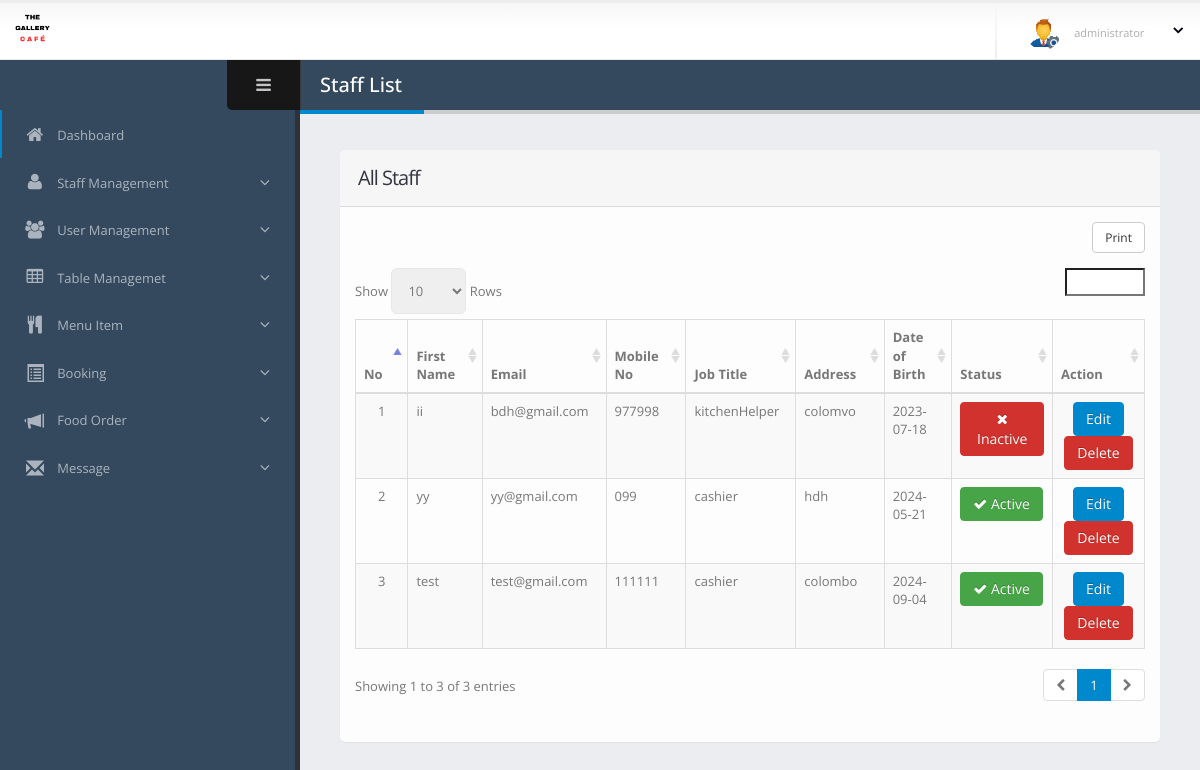
Before: /dashboard/staff-manage.php (signed in) with the older database file.
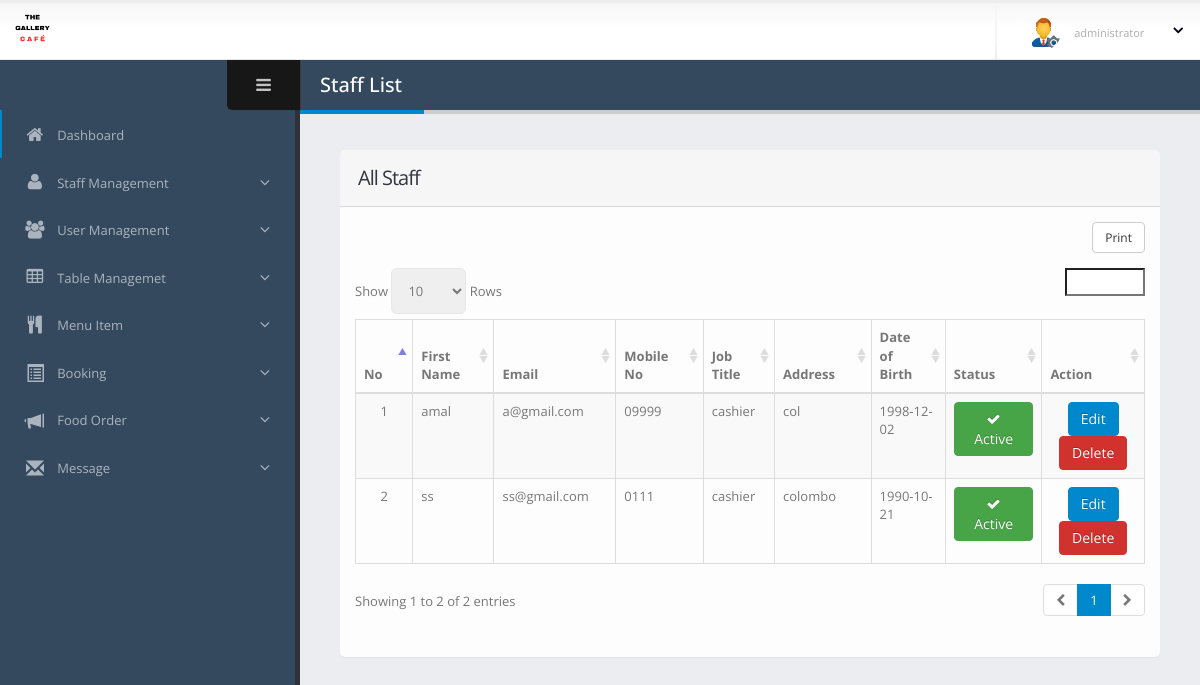
After: the same page with the newer database file.
### tables this page shows
CREATE TABLE `staff` (
  `empId` int(11) NOT NULL,
  `firstName` varchar(100) DEFAULT NULL,
  `lastName` varchar(100) DEFAULT NULL,
  `email` varchar(100) DEFAULT NULL,
  `jobTitle` varchar(50) DEFAULT NULL,
  `mobileNo` varchar(15) DEFAULT NULL,
  `addr` varchar(255) DEFAULT NULL,
  `nic` varchar(20) DEFAULT NULL,
  `dob` date DEFAULT NULL,
  `password` varchar(255) DEFAULT NULL,
  `photo` varchar(255) DEFAULT NULL,
  `status` int(10) NOT NULL
);

### dashboard/staff-manage.php (the view, shortened to what this page needs)
<?php include 'main/header.php';
?>
<body>
    <section class="body">
        <?php include 'main/top-bar.php'; ?>
        <div class="inner-wrapper">
            <?php include 'main/left-bar.php'; ?>
            <section role="main" class="content-body">
                <header class="page-header">
                    <h2>Staff List</h2>
                </header>
                <section class="panel">
                    <header class="panel-heading">
                        <h2 class="panel-title">All Staff</h2>
                    </header>
                    <div class="panel-body">
						<table class="table table-bordered table-striped mb-none" id="datatable-tabletools" data-swf-path="assets/vendor/jquery-datatables/extras/TableTools/swf/.swf">
                            <thead>
                                <tr>
                                    <th>No</th>
                                    <th>First Name</th>
                                    <th>Email</th>
                                    <th>Mobile No</th>
                                    <th>Job Title</th>
                                    <th>Address</th>
                                    <th>Date of Birth</th>
                                    <th>Status</th>
                                    <th class="hidden-phone">Action</th>
                                </tr>
                            </thead>
                            <tbody>
                                <?php
                                $con = connect();
                                $sql = "SELECT * FROM `staff`;";
                                $result = $con->query($sql);
                                $count = 1;
                                foreach ($result as $r) {
                                ?>
                                <tr class="gradeX">
                                    <td class="center hidden-phone"><?php echo $count; ?></td>
                                    <td><?php echo $r['firstName']; ?></td>
                                    <td><?php echo $r['email']; ?></td>
                                    <td><?php echo $r['mobileNo']; ?></td>
                                    <td><?php echo $r['jobTitle']; ?></td>
                                    <td><?php echo $r['addr']; ?></td>
                                    <td><?php echo $r['dob']; ?></td>
                                    <td id="status-<?php echo $r['empId']; ?>">
                                        <button class="btn
                                            <?php
                                                if ($r['status'] == 1) {
                                                    echo 'btn-success';
                                                } elseif ($r['status'] == 9) {
                                                    echo 'btn-danger';
                                                } elseif ($r['status'] == 0) {
                                                    echo 'btn-warning';
                                                }
                                            ?> btn-toggle"
                                            onclick="confirmToggle(<?php echo $r['empId']; ?>, <?php echo $r['status']; ?>)">
                                            <i class="fa
                                                <?php
                                                    if ($r['status'] == 1) {
                                                        echo 'fa-check';
                                                    } elseif ($r['status'] == 9) {
                                                        echo 'fa-times';
                                                    } else {
                                                        echo 'fa-clock';
                                                    }
                                                ?>"></i>
                                            <?php
                                                if ($r['status'] == 1) {
                                                    echo " Active";
                                                } elseif ($r['status'] == 9) {
                                                    echo " Inactive";
                                                } else {
                                                    echo " Pending";
                                                }
                                            ?>
                                        </button>
                                    </td>
                                    <td class="center hidden-phone">
                                        <a href="staff-edit.php?id=<?php echo $r['empId']; ?>" class="btn btn-primary">Edit</a>
                                        <a href="staff-delete.php?empId=<?php echo $r['empId']; ?>"" class="btn btn-danger" onclick="return confirm('Are you sure?');">Delete</a>
                                    </td>
                                </tr>
                                <?php $count++; } ?>
                            </tbody>
                        </table>
                    </div>
                </section>
            </section>
        </div>
    </section>
</body>
</html>

### dashboard/main/header.php (shortened to what this page needs)
<!doctype html>
<html class="fixed">
	<head>
		<link rel="stylesheet" href="assets/vendor/bootstrap/css/bootstrap.css" />
		<link rel="stylesheet" href="assets/vendor/font-awesome/css/font-awesome.css" />
		<link rel="stylesheet" href="assets/vendor/magnific-popup/magnific-popup.css" />
		<link rel="stylesheet" href="assets/vendor/bootstrap-datepicker/css/datepicker3.css" />
		<link rel="stylesheet" href="assets/vendor/jquery-ui/css/ui-lightness/jquery-ui-1.10.4.custom.css" />
		<link rel="stylesheet" href="assets/vendor/bootstrap-multiselect/bootstrap-multiselect.css" />
		<link rel="stylesheet" href="assets/vendor/morris/morris.css" />
		<link rel="stylesheet" href="assets/vendor/select2/select2.css" />
		<link rel="stylesheet" href="assets/vendor/jquery-datatables-bs3/assets/css/datatables.css" />
		<link rel="stylesheet" href="assets/stylesheets/theme.css" />
		<link rel="stylesheet" href="assets/stylesheets/skins/default.css" />
		<link rel="stylesheet" href="assets/stylesheets/theme-custom.css">
		<link href="https://pro-next.fontawesome.com/releases/v5.7.2/css/all.css" data-prerender="keep" rel="stylesheet">
	</head>

### dashboard/main/top-bar.php (shortened to what this page needs)
<header class="header">
				<div class="logo-container">
					<a href="index.php" class="logo">
						<img src="assets/images/newlogo.png" height="35" alt="Admin" />
					</a>
				</div>
				<div class="header-right">
				<span class="separator"></span>
					<div id="userbox" class="userbox">
						<a href="#" data-toggle="dropdown">
							<figure class="profile-picture">
								<img src="assets/images/admin.gif" alt="Joseph Doe" class="img-circle" data-lock-picture="assets/images/!logged-user.jpg" />
							</figure>
							<div class="profile-info">
								<span class="role">administrator</span>
							</div>
							<i class="fa custom-caret"></i>
						</a>
					</div>
				</div>
			</header>

### dashboard/main/left-bar.php (shortened to what this page needs)
<aside id="sidebar-left" class="sidebar-left">
	<div class="sidebar-header">
		<div class="sidebar-toggle hidden-xs" data-toggle-class="sidebar-left-collapsed" data-target="html" data-fire-event="sidebar-left-toggle">
			<i class="fa fa-bars" aria-label="Toggle sidebar"></i>
		</div>
	</div>
	<div class="nano">
		<div class="nano-content">
			<nav id="menu" class="nav-main" role="navigation">
				<ul class="nav nav-main">
					<li class="nav-active">
						<a href="index.php">
							<i class="fa fa-home" aria-hidden="true"></i>
							<span>Dashboard</span>
						</a>
					</li>
					<?php if((isset($_SESSION['isLoggedIn']))){ ?>
					<li class="nav-parent">
						<a>
							<i class="fa fa-user" aria-hidden="true"></i>
							<span>Staff Management</span>
						</a>
					</li>
					<?php } ?>
					<?php if((isset($_SESSION['isLoggedIn']))){ ?>
					<li class="nav-parent">
						<a>
							<i class="fa fa-users" aria-hidden="true"></i>
							<span>User Management</span>
						</a>
					</li>
					<?php } ?>
					<?php if((isset($_SESSION['isLoggedIn']))){ ?>
					<li class="nav-parent">
						<a>
							<i class="fa fa-table" aria-hidden="true"></i>
							<span>Table Managemet</span>
						</a>
					</li>
					<?php } ?>
					<?php if((isset($_SESSION['isLoggedIn']))){ ?>
					<li class="nav-parent">
						<a>
							<i class="fa fa-cutlery" aria-hidden="true"></i>
							<span>Menu Item</span>
						</a>
					</li>
					<?php } ?>
					<?php if((isset($_SESSION['isLoggedIn']) )){ ?>
					<li class="nav-parent">
						<a>
							<i class="glyphicon glyphicon-list-alt" aria-hidden="true"></i>
							<span>Booking</span>
						</a>
					</li>
					<?php } ?>
					<?php if((isset($_SESSION['isLoggedIn']) )){ ?>
					<li class="nav-parent">
						<a>
							<i class="glyphicon glyphicon-bullhorn" aria-hidden="true"></i>
							<span>Food Order</span>
						</a>
					</li>
					<?php } ?>
					<?php if((isset($_SESSION['isLoggedIn']) )){ ?>
					<li class="nav-parent">
						<a>
							<i class="glyphicon glyphicon-envelope" aria-hidden="true"></i>
							<span>Message</span>
						</a>
					</li>
					<?php } ?>
				</ul>
			</nav>
			<hr class="separator" />
		</div>
	</div>
</aside>

### dashboard/assets/stylesheets/skins/default.css (style rules this page uses)
a, .btn-link { color: #0088cc; }
body .btn-primary { color: #ffffff; text-shadow: 0 -1px 0 rgba(0, 0, 0, 0.25); background-color: #0088cc; border-color: #0088cc; }
body .btn-success { color: #ffffff; text-shadow: 0 -1px 0 rgba(0, 0, 0, 0.25); background-color: #47a447; border-color: #47a447; }
body .btn-danger { color: #ffffff; text-shadow: 0 -1px 0 rgba(0, 0, 0, 0.25); background-color: #d2322d; border-color: #d2322d; }
.page-header h2 { border-bottom-color: #0088cc; }
ul.nav-main > li.nav-active > a { box-shadow: 2px 0 0 #0088cc inset; }

### dashboard/staff-manage.php (style rules this page uses)
.btn-toggle { transition: background-color 0.3s ease, color 0.3s ease; }

Changed rows visible on the page:
removed staff: firstName "ii", email "bdh@gmail.com", mobileNo "977998", jobTitle "kitchenHelper", addr "colomvo", dob "2023-07-18", status 9 (drawn)
removed staff: firstName "yy", email "yy@gmail.com", mobileNo "099", jobTitle "cashier", addr "hdh", dob "2024-05-21", status 1 (drawn)
removed staff: firstName "test", email "test@gmail.com", mobileNo "111111", jobTitle "cashier", addr "colombo", dob "2024-09-04", status 1 (drawn)
added staff: firstName "amal", email "a@gmail.com", mobileNo "09999", jobTitle "cashier", addr "col", dob "1998-12-02", status 1 (drawn)
added staff: firstName "ss", email "ss@gmail.com", mobileNo "0111", jobTitle "cashier", addr "colombo", dob "1990-10-21", status 1 (drawn)
Other visible differences:
text written by a page script: "Print Show Rows Showing 1 to 3 of 3 entries 1" → "Print Show Rows Showing 1 to 2 of 2 entries 1"
